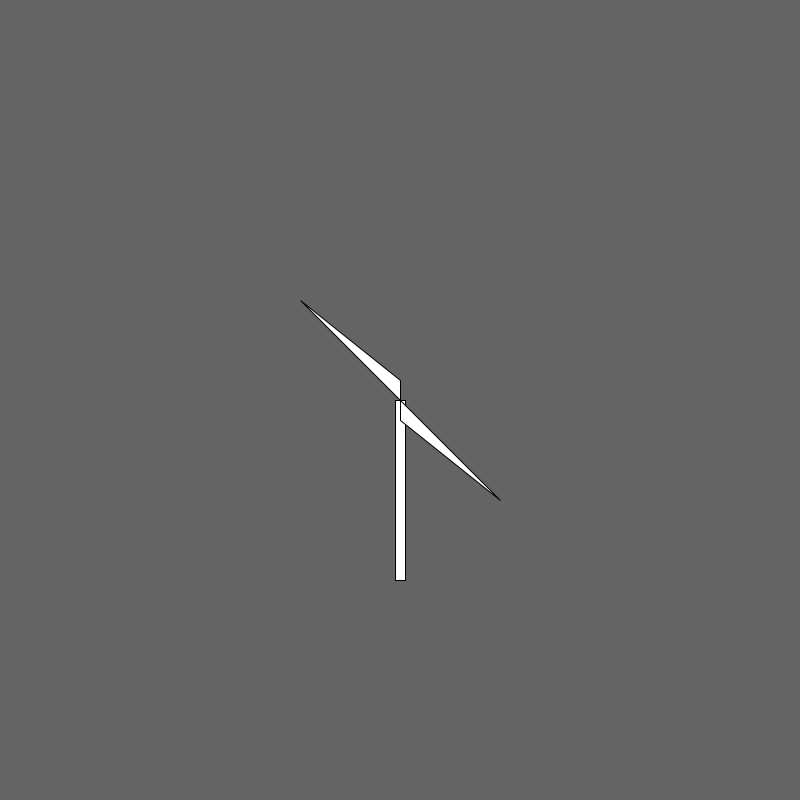
Frame 1 (no input)
Frame 60 (the mouse pressed at the canvas centre just before this capture): identical to frame 1, image omitted
Frame 120 (the mouse held since frame 60 and released just before this capture): identical to frame 1, image omitted

The Processing sketch that drew this single still picture (run headless with seeded random() and noise(); from frame 60 on, the mouse is pressed at the canvas centre):

// Processing sketch: Windmill1
// ── Windmill1.pde
// Windmill Sketch 

/*1. Setup window
2. Draw windmill in center of screen, Start and Stop button and speed fader 
3. rotate windmill
3. When Start is pushed, rotate windmill
4. Fader controls speed
5. When Stop is pushed, windmill stops
*/


int endRotate = 0;
float i = 0; 
float speed = 0; 
int flag=0;
float mouseSpeed=0;
float mouseSpeed2=0;
int temp;

void setup() {
  size(800,800);
  //background(100); 
}

void draw(){
 frameRate(60);
  background(100);
  rectMode(CENTER);
  translate(width/2, height/2); 
  rect(0, 90, 10, 180);
  
  //if(speed==0)i=0;
  println(i+=speed);
  rotate(radians(i+=speed)); 
   //draw the windmill
  triangle(0, 0, 0, -20, -100, - 100); 
  triangle(0, 0, 0, 20, 100, 100);
 
 
 //if(mouseX>50 && mouseX<100 && mouseY>10 && mouseY<20){
  //if(mouseX>pmouseX){

  blowAir();    
    
  //}

//}
 
  //speed = mouseX/10; 
   
}
  

void blowAir(){
  
  if(mouseX>0 && mouseX<width && mouseY>0 && mouseY<height){
  
  mouseSpeed=(mouseX-pmouseX);
  
  if(flag==0){
  if((mouseSpeed>speed || mouseSpeed<speed) && (mouseSpeed<360 && mouseSpeed>-360)){
  speed=mouseSpeed;println(speed);flag=2;
  //mouseSpeed=speed;
  }}
  
  
  
  if(flag==2){
  if(speed>=0.1){  
  speed=speed-0.1;
  }
  
  else if(speed<=-0.1){  
  speed=speed+0.1;
  }

  else{flag=0;println(flag);}
}
  
  }
  
  
  /*
  mouseSpeed2=(mouseX-pmouseX);
  
 if((mouseSpeed2)<speed && flag==0){
  speed=mouseSpeed2;
  //mouseSpeed=speed;
  }
  
  
  else if(speed<=-0.1){  
  speed=speed+0.1;
  
  

}
  
  else if(speed==0){i=0;flag=1;}
  */
  
}


void rotateWindmill() {
  
 // pushMatrix();
  //translate(width/2, height/2);
  rotate(i++); 
  triangle(width/2, height/2, width/2, (height/2 -20), width/2 -100, height/2 - 100); 
  triangle(width/2, height/2, width/2, (height/2 + 20), width/2 +100, height/2 + 100);
 // popMatrix(); 

}
